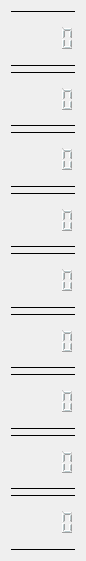
    <widget class="QWidget" name="verticalLayoutWidget_2">
     <property name="geometry">
      <rect>
       <x>880</x>
       <y>80</y>
       <width>66</width>
       <height>561</height>
      </rect>
     </property>
     <layout class="QVBoxLayout" name="totaldaysLayout">
      <item>
       <widget class="QLCDNumber" name="rintotaldaysDisplay">
        <property name="styleSheet">
         <string notr="true">color: rgb(187, 204, 207);
border-top: 1px solid black;
border-bottom: 1px solid black;</string>
        </property>
       </widget>
      </item>
      <item>
       <widget class="QLCDNumber" name="kyototaldaysDisplay">
        <property name="styleSheet">
         <string notr="true">color: rgb(187, 204, 207);
border-top: 1px solid black;
border-bottom: 1px solid black;</string>
        </property>
       </widget>
      </item>
      <item>
       <widget class="QLCDNumber" name="tohtotaldaysDisplay">
        <property name="styleSheet">
         <string notr="true">color: rgb(187, 204, 207);
border-top: 1px solid black;
border-bottom: 1px solid black;</string>
        </property>
       </widget>
      </item>
      <item>
       <widget class="QLCDNumber" name="shatotaldaysDisplay">
        <property name="styleSheet">
         <string notr="true">color: rgb(187, 204, 207);
border-top: 1px solid black;
border-bottom: 1px solid black;</string>
        </property>
       </widget>
      </item>
      <item>
       <widget class="QLCDNumber" name="kaitotaldaysDisplay">
        <property name="styleSheet">
         <string notr="true">color: rgb(187, 204, 207);
border-top: 1px solid black;
border-bottom: 1px solid black;</string>
        </property>
       </widget>
      </item>
      <item>
       <widget class="QLCDNumber" name="jintotaldaysDisplay">
        <property name="styleSheet">
         <string notr="true">color: rgb(187, 204, 207);
border-top: 1px solid black;
border-bottom: 1px solid black;</string>
        </property>
       </widget>
      </item>
      <item>
       <widget class="QLCDNumber" name="retsutotaldaysDisplay">
        <property name="styleSheet">
         <string notr="true">color: rgb(187, 204, 207);
border-top: 1px solid black;
border-bottom: 1px solid black;</string>
        </property>
       </widget>
      </item>
      <item>
       <widget class="QLCDNumber" name="zaitotaldaysDisplay">
        <property name="styleSheet">
         <string notr="true">color: rgb(187, 204, 207);
border-top: 1px solid black;
border-bottom: 1px solid black;</string>
        </property>
       </widget>
      </item>
      <item>
       <widget class="QLCDNumber" name="zentotaldaysDisplay">
        <property name="styleSheet">
         <string notr="true">color: rgb(187, 204, 207);
border-top: 1px solid black;
border-bottom: 1px solid black;</string>
        </property>
       </widget>
      </item>
     </layout>
    </widget>
